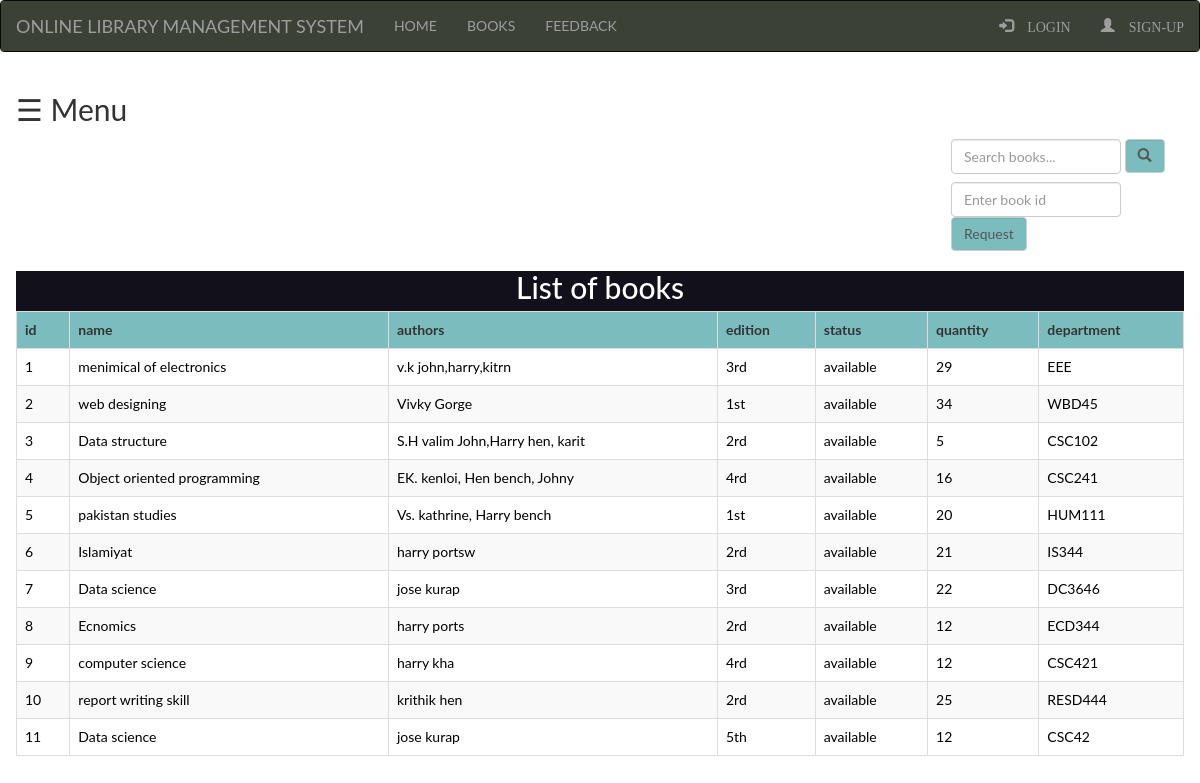
Screenshot of /student/books.php with the database file from the repository.
### tables this page shows
CREATE TABLE `books` (
  `bid` int NOT NULL,
  `name` varchar(100) NOT NULL,
  `authors` varchar(100) NOT NULL,
  `edition` varchar(223) NOT NULL,
  `status` varchar(100) NOT NULL,
  `quantity` int NOT NULL,
  `department` varchar(100) NOT NULL
);

### student/books.php (the view, shortened to what this page needs)
<?php
include "connection.php";
?>
<!DOCTYPE html>
<html lang="en">
<head>
<?php include('includes/links.php')?>
</head>
<body>
<?php include ("navbar.php");?>
<div id="main">
  <span style="font-size:30px; cursor:pointer" onclick="openNav()">&#9776; Menu</span>
<div class="srch">
<form class="navbar-form" method="post" name="form1" action="search.php">
<input type="text" class="form-control" name="search" required="" placeholder="Search books..."  id="qw">
<button style="background-color: #6db6b9e6;" type="submit" name="submit" required="" class="form-control">
<span class="glyphicon glyphicon-search"></span>
</button>
</form>
</div>
<div class="srch">
<form class="navbar-form" method="post" name="form2" action="bookrequest.php">
<input type="text" class="form-control" name="bid" required="" placeholder="Enter book id"  id="qw">
<button style="background-color: #6db6b9e6;" type="submit" name="submit1" required="" class="form-control">Request
</button>
</form>
</div>
    <?php
    $res=mysqli_query($conn, "SELECT * FROM books;");
    echo "<h2 style='text-align: center; background: rgb(17, 16, 27); color: white; height: 40px; margin: auto 0px; margin-top: 20px;'>List of books </h2>";
    echo "<table class='table table-bordered  table-striped' >";
      echo "<tr style='background-color: #6db6b9e6'>";
        echo "<th>"; echo"id"; echo"</th>";
        echo "<th>"; echo"name"; echo"</th>";
        echo "<th>"; echo"authors"; echo"</th>";
        echo "<th>"; echo"edition"; echo"</th>";
        echo "<th>"; echo"status"; echo"</th>";
        echo "<th>"; echo"quantity"; echo"</th>";
        echo "<th>"; echo"department"; echo"</th>";
    while($row=mysqli_fetch_assoc($res))
    {
       echo "<tr>";
       echo "<td><a class = 'eventi' href = '#' style='text-decoration: none; color: black;'>" . $row['bid']. "</a></td>";
       echo "<td><a class = 'eventi' href = '#' style='text-decoration: none; color: black;'>" . $row['name']. "</a></td>";
       echo "<td><a class = 'eventi' href = '#' style='text-decoration: none; color: black;'>" . $row['authors']. "</td>";
       echo "<td><a class = 'eventi' href = '#' style='text-decoration: none; color: black;'>" . $row['edition']. "</td>";
       echo "<td><a class = 'eventi' href = '#'style='text-decoration: none; color: black;'>" . $row['status']. "</td>";
       echo "<td><a class = 'eventi' href = '#'style='text-decoration: none; color: black;'>" . $row['quantity']. "</td>";
       echo "<td><a class = 'eventi' href = '#'style='text-decoration: none; color: black;'>" . $row['department']. "</td>";
       echo "</tr>";
    }
    echo "</table>";
    ?>
    </div>
</body>
</html>

### student/style.css (style rules this page uses)
html, body, div, span, object, iframe, h1, h2, h3, h4, h5, h6, p, blockquote, pre, abbr, address, cite, code, del, dfn, em, img, ins, kbd, q, samp, small, strong, sub, sup, var, b, i, dl, dt, dd, ol, ul, li, fieldset, form, label, legend, table, caption, tbody, tfoot, thead, tr, th, td, article, aside, canvas, details, figcaption, figure, footer, header, hgroup, menu, nav, section, summary, time, mark, audio, video { margin:0; padding:0; border:0; outline:0; font-size:100%; vertical-align:baseline; background:transparent; }
body { line-height:1; }
a { margin:0; padding:0; font-size:100%; vertical-align:baseline; background:transparent; }
table { border-collapse:collapse; border-spacing:0; }
input, select { vertical-align:middle; }
button { border-radius: 10px; }

### student/books.php (style rules this page uses)
.srch { padding-left: 920px; }
#qw { width: 170px; height: 35px; transition: width 2s; }
body { font-family: "Lato", sans-serif; transition: background-color .5s; }
#main { transition: margin-left .5s; padding: 16px; }

### rows the page displays
books: bid "1", name "menimical of electronics", authors "v.k john,harry,kitrn", edition "3rd", status "available", quantity "29", department "EEE"
books: bid "2", name "web designing", authors "Vivky Gorge", edition "1st", status "available", quantity "34", department "WBD45"
books: bid "3", name "Data structure", authors "S.H valim John,Harry hen, karit", edition "2rd", status "available", quantity "5", department "CSC102"
books: bid "4", name "Object oriented programming", authors "EK. kenloi, Hen bench, Johny", edition "4rd", status "available", quantity "16", department "CSC241"
books: bid "5", name "pakistan studies", authors "Vs. kathrine, Harry bench", edition "1st", status "available", quantity "20", department "HUM111"
books: bid "6", name "Islamiyat", authors "harry portsw", edition "2rd", status "available", quantity "21", department "IS344"
books: bid "7", name "Data science", authors "jose kurap", edition "3rd", status "available", quantity "22", department "DC3646"
books: bid "8", name "Ecnomics", authors "harry ports", edition "2rd", status "available", quantity "12", department "ECD344"
books: bid "9", name "computer science", authors "harry kha", edition "4rd", status "available", quantity "12", department "CSC421"
books: bid "10", name "report writing skill", authors "krithik hen", edition "2rd", status "available", quantity "25", department "RESD444"
books: bid "11", name "Data science", authors "jose kurap", edition "5th", status "available", quantity "12", department "CSC42"
